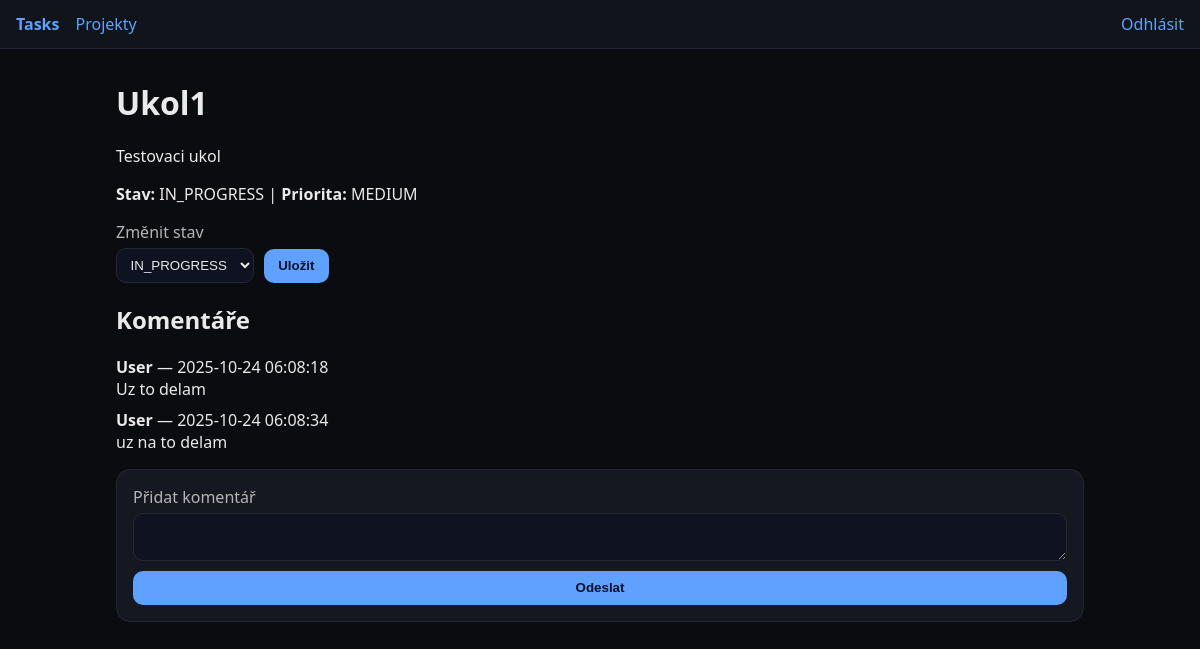
The page /tasks/1 (signed in) on the database as committed earlier.
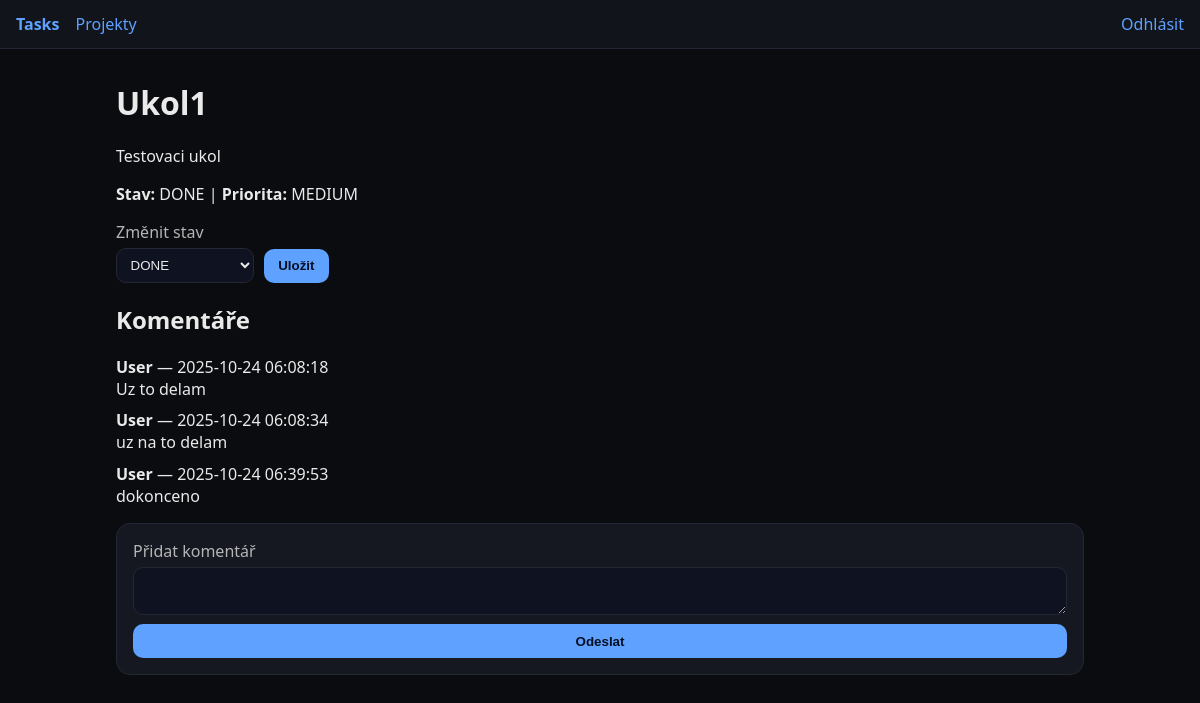
The same page on the database as committed later.
### app/models.py (models this page shows)
class Task(Base):
    __tablename__ = "tasks"
    id: Mapped[int] = mapped_column(Integer, primary_key=True)
    project_id: Mapped[int] = mapped_column(ForeignKey("projects.id"))
    assignee_id: Mapped[Optional[int]] = mapped_column(ForeignKey("users.id"), nullable=True)
    title: Mapped[str] = mapped_column(String)
    description: Mapped[str] = mapped_column(Text, default="")
    priority: Mapped[str] = mapped_column(String, default="MEDIUM")
    status: Mapped[str] = mapped_column(String, default="TODO")
    deadline: Mapped[Optional[date]] = mapped_column(Date, nullable=True)
    created_at: Mapped[datetime] = mapped_column(DateTime, default=func.now())
    updated_at: Mapped[datetime] = mapped_column(DateTime, default=func.now(), onupdate=func.now())
    project = relationship("Project", back_populates="tasks")
    assignee = relationship("User", back_populates="tasks")
    comments = relationship("Comment", back_populates="task", cascade="all, delete-orphan")

class Comment(Base):
    __tablename__ = "comments"
    id: Mapped[int] = mapped_column(Integer, primary_key=True)
    task_id: Mapped[int] = mapped_column(ForeignKey("tasks.id"))
    author_id: Mapped[int] = mapped_column(ForeignKey("users.id"))
    body: Mapped[str] = mapped_column(Text)
    created_at: Mapped[datetime] = mapped_column(DateTime, default=func.now())
    task = relationship("Task", back_populates="comments")
    author = relationship("User")

class User(Base):
    __tablename__ = "users"
    id: Mapped[int] = mapped_column(Integer, primary_key=True, index=True)
    email: Mapped[str] = mapped_column(String, unique=True, index=True)
    password_hash: Mapped[str] = mapped_column(String)
    full_name: Mapped[str] = mapped_column(String, default="")
    role: Mapped[str] = mapped_column(String, default="USER")
    created_at: Mapped[datetime] = mapped_column(DateTime, default=func.now())
    tasks = relationship("Task", back_populates="assignee")

### app/routers/tasks.py (the view)
@router.get("/{task_id}", response_class=HTMLResponse)
def task_detail(task_id: int, request: Request, db: Session = Depends(get_db), user: User = Depends(current_user)):
    task = db.get(Task, task_id)
    if not task:
        return RedirectResponse(url="/", status_code=303)
    return templates.TemplateResponse("tasks/detail.html", {"request": request, "task": task})

### templates/tasks/detail.html (shortened to what this page needs)
{% extends 'base.html' %}
{% block content %}
<h1>{{ task.title }}</h1>
<p>{{ task.description }}</p>
<p><strong>Stav:</strong> {{ task.status }} | <strong>Priorita:</strong> {{ task.priority }}</p>
<form method="post" action="/tasks/{{task.id}}/status" class="form inline">
  <label>Změnit stav
    <select name="status_value">
      <option {% if task.status=='IN_PROGRESS' %}selected{% endif %}>IN_PROGRESS</option>
      <option {% if task.status=='DONE' %}selected{% endif %}>DONE</option>
    </select>
  </label>
  <button type="submit">Uložit</button>
</form>
<h2>Komentáře</h2>
<ul class="comments">
  {% for c in task.comments %}
    <li><strong>{{ c.author.full_name or c.author.email }}</strong> — {{ c.created_at }}<br>{{ c.body }}</li>
  {% else %}
    <li>Žádné komentáře</li>
  {% endfor %}
</ul>
<form method="post" action="/tasks/{{task.id}}/comment" class="form">
  <label>Přidat komentář <textarea name="body" required></textarea></label>
  <button type="submit">Odeslat</button>
</form>
{% endblock %}

### templates/base.html (shortened to what this page needs)
<!doctype html>
<html lang="cs">
<head>
  <link rel="stylesheet" href="/static/styles.css">
</head>
<body>
  {% include 'partials/nav.html' %}
  <main class="container">
    {% block content %}{% endblock %}
  </main>
</body>
</html>

### templates/partials/nav.html (shortened to what this page needs)
<nav class="nav">
  <a href="/" class="brand">Tasks</a>
  <a href="/projects">Projekty</a>
  {% if request.session.get('user_id') %}
    <a href="/auth/logout">Odhlásit</a>
  {% else %}
    <a href="/auth/login">Přihlásit</a>
    <a href="/auth/register">Registrovat</a>
  {% endif %}
</nav>

### static/styles.css (style rules this page uses)
:root { --bg:#0b0c10; --card:#151821; --text:#eaeaea; --muted:#b5b5b5; --acc:#5ea1ff; }
* { box-sizing: border-box; }
body { margin:0; font-family: ui-sans-serif, system-ui, -apple-system, Segoe UI, Roboto, Arial; background:var(--bg); color:var(--text); }
a { color: var(--acc); text-decoration: none; }
.container { max-width: 1000px; margin: 2rem auto; padding: 0 1rem; }
.nav { display:flex; gap:1rem; align-items:center; padding: .8rem 1rem; background:#11141b; border-bottom:1px solid #242834; }
.nav .brand { font-weight:700; }
.btn, button { background: var(--acc); color:#041025; border:0; padding:.6rem .9rem; border-radius:10px; cursor:pointer; font-weight:600; }
.form { display:flex; flex-direction: column; gap:.6rem; background: var(--card); border:1px solid #242834; padding:1rem; border-radius:14px; }
.form.inline { flex-direction: row; align-items: end; gap:.6rem; background: transparent; border: 0; padding: 0; }
label { display:flex; flex-direction: column; gap:.3rem; color: var(--muted); }
input, select, textarea { background:#0f1220; color: var(--text); border:1px solid #242834; border-radius:10px; padding:.5rem .6rem; }
.comments { list-style:none; padding:0; display:flex; flex-direction:column; gap:.6rem; }

Rows that differ between the two databases and show on the page:
changed Task "Ukol1": status "IN_PROGRESS" → "DONE"; status_value "IN_PROGRESS" → "DONE"
added Comment: author "User", created_at "2025-10-24 06:39:53", body "dokonceno"
